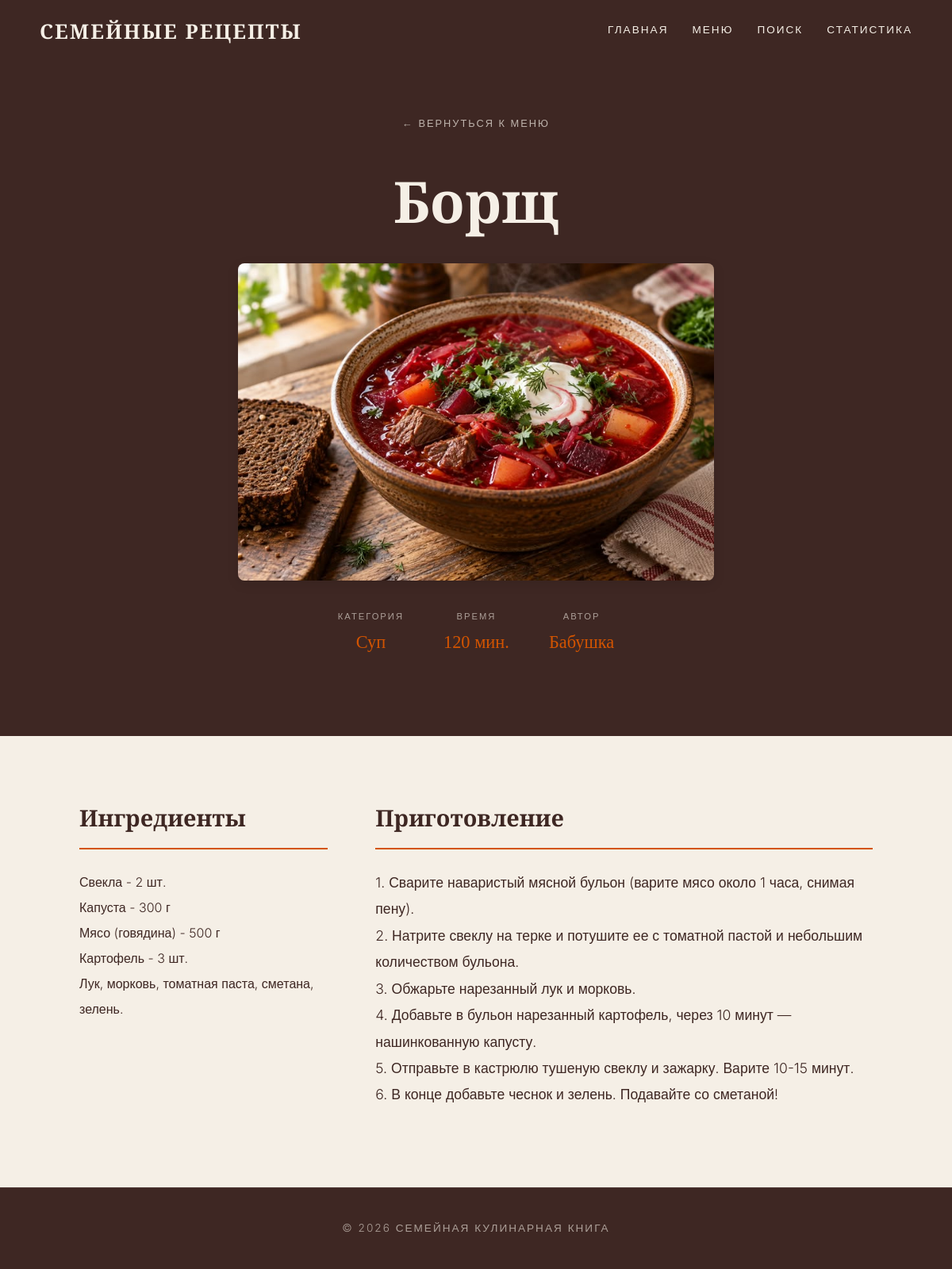
Page /recipe/41/ on the committed database.
### recipes/models.py (models this page shows, shortened)
class Recipe(models.Model):
    title = models.CharField(max_length=200, verbose_name="Название рецепта")
    category = models.ForeignKey(Category, on_delete=models.CASCADE, related_name="recipes", verbose_name="Категория")
    author = models.ForeignKey(Author, on_delete=models.SET_NULL, null=True, blank=True, related_name="recipes", verbose_name="Автор")
    cooking_time = models.PositiveIntegerField(help_text="Время в минутах", verbose_name="Время готовки")
    ingredients = models.TextField(verbose_name="Ингредиенты")
    instructions = models.TextField(verbose_name="Инструкция")
    image = models.ImageField(upload_to='recipes/', blank=True, null=True, verbose_name="Фото блюда")
    created_at = models.DateTimeField(auto_now_add=True, verbose_name="Дата создания")
    class Meta:
        verbose_name = "Рецепт"
        verbose_name_plural = "Рецепты"

class Category(models.Model):
    name = models.CharField(max_length=100, unique=True, verbose_name="Название категории")
    class Meta:
        verbose_name = "Категория"
        verbose_name_plural = "Категории"

class Author(models.Model):
    role = models.CharField(max_length=50, verbose_name="Роль в семье", help_text="Например: Бабушка, Дедушка")
    class Meta:
        verbose_name = "Автор"
        verbose_name_plural = "Авторы"

### recipes/views.py (the view)
# urls.py: path('recipe/<int:pk>/', views.recipe_detail, name='recipe_detail'),
def recipe_detail(request, pk):
    recipe = get_object_or_404(Recipe.objects.select_related('category', 'author'), pk=pk)
    return render(request, 'recipes/recipe_detail.html', {'recipe': recipe})

### recipes/templates/recipes/recipe_detail.html (shortened to what this page needs)
{% extends "base.html" %}
{% block content %}
<div class="recipe-header-dark">
    <a href="{% url 'recipe_list' %}" class="back-link">&larr; Вернуться к меню</a>
    <h1 class="detail-title">{{ recipe.title }}</h1>
    {% if recipe.image %}
        <div style="text-align: center; margin-bottom: 30px;">
            <img src="{{ recipe.image.url }}" alt="{{ recipe.title }}" style="max-width: 100%; max-height: 400px; border-radius: 8px; box-shadow: 0 4px 15px rgba(0,0,0,0.1);">
        </div>
    {% endif %}
    <div class="recipe-meta">
        <div class="meta-item">
            <span class="meta-label">Категория</span>
            <span class="meta-value">{{ recipe.category.name }}</span>
        </div>
        <div class="meta-item">
            <span class="meta-label">Время</span>
            <span class="meta-value">{{ recipe.cooking_time }} мин.</span>
        </div>
        {% if recipe.author %}
        <div class="meta-item">
            <span class="meta-label">Автор</span>
            <span class="meta-value">{{ recipe.author.role }}</span>
        </div>
        {% endif %}
    </div>
</div>
<div class="recipe-body">
    <div class="recipe-grid">
        <div class="ingredients-section">
            <h3 class="section-title">Ингредиенты</h3>
            <div class="ingredients-text">{{ recipe.ingredients|linebreaks }}</div>
        </div>
        <div class="instructions-section">
            <h3 class="section-title">Приготовление</h3>
            <div class="instructions-text">{{ recipe.instructions|linebreaks }}</div>
        </div>
    </div>
</div>
{% endblock %}

### templates/base.html (style rules this page uses)
:root { --bg-cream: #F5EFE6; --bg-dark: #3E2723; --text-dark: #3E2723; --text-cream: #F5EFE6; --accent: #D35400; --border-color: #D7CCC8; }
* { box-sizing: border-box; margin: 0; padding: 0; }
body { background-color: var(--bg-cream); color: var(--text-dark); font-family: 'Inter', sans-serif; font-weight: 300; line-height: 1.6; display: flex; flex-direction: column; min-height: 100vh; }
h1, h2, h3, h4 { font-family: 'Playfair Display', serif; }

### recipes/templates/recipes/recipe_detail.html (style rules this page uses)
.recipe-header-dark { background-color: var(--bg-dark); color: var(--text-cream); padding: 80px 20px; text-align: center; margin-top: -20px; }
.back-link { display: inline-block; margin-bottom: 30px; color: var(--text-cream); text-decoration: none; font-size: 0.8rem; text-transform: uppercase; letter-spacing: 2px; opacity: 0.7; transition: opacity 0.3s; }
.detail-title { font-size: 4.5rem; margin-bottom: 20px; font-weight: 700; }
.recipe-meta { display: flex; justify-content: center; gap: 50px; margin-bottom: 20px; flex-wrap: wrap; }
.meta-label { display: block; font-size: 0.7rem; text-transform: uppercase; letter-spacing: 2px; color: var(--text-cream); opacity: 0.6; margin-bottom: 5px; }
.meta-value { font-family: 'Playfair Display', serif; font-size: 1.4rem; color: var(--accent); }
.recipe-body { padding: 80px 20px; background-color: var(--bg-cream); }
.recipe-grid { max-width: 1000px; margin: 0 auto; display: grid; grid-template-columns: 1fr 2fr; gap: 60px; }
.section-title { font-family: 'Playfair Display', serif; font-size: 1.8rem; color: var(--text-dark); margin-bottom: 25px; padding-bottom: 15px; border-bottom: 2px solid var(--accent); }
.ingredients-text { line-height: 2; font-size: 1rem; }
.instructions-text { line-height: 1.9; font-size: 1.1rem; }
.instructions-text p { margin-bottom: 20px; }

### rows in the picture
Recipe: title "Борщ", image (picture), category.name "Суп", cooking_time "120", author.role "Бабушка", ingredients "Свекла - 2 шт. Капуста - 300 г Мясо (говядина) - 500 г Картофель - 3 шт. Лук, морковь, томатная паста, сметана, зелень.", instructions "1. Сварите наваристый мясной бульон (варите мясо около 1 часа, снимая пену). 2. Натрите свеклу на терке и потушите ее с томатной пастой и небольшим количеством бульона. 3. Обжарьте нарезанный лук и морковь. 4. Добавьте в бульон нарезанный картофель, через 10 минут — нашинкованную капусту. 5. Отправьте в кастрюлю тушеную свеклу и зажарку. Варите 10-15 минут. 6. В конце добавьте чеснок и зелень. Подавайте со сметаной!"
